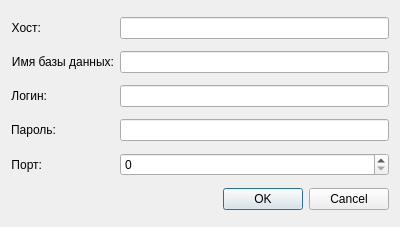
<?xml version="1.0" encoding="UTF-8"?>
<ui version="4.0">
 <class>DbData</class>
 <widget class="QDialog" name="DbData">
  <property name="geometry">
   <rect>
    <x>0</x>
    <y>0</y>
    <width>400</width>
    <height>227</height>
   </rect>
  </property>
  <property name="windowTitle">
   <string>Dialog</string>
  </property>
  <layout class="QGridLayout" name="gridLayout">
   <item row="0" column="0">
    <widget class="QLabel" name="lb_host">
     <property name="sizePolicy">
      <sizepolicy hsizetype="Fixed" vsizetype="Minimum">
       <horstretch>35</horstretch>
       <verstretch>0</verstretch>
      </sizepolicy>
     </property>
     <property name="text">
      <string>Хост:</string>
     </property>
     <property name="alignment">
      <set>Qt::AlignRight|Qt::AlignTrailing|Qt::AlignVCenter</set>
     </property>
    </widget>
   </item>
   <item row="0" column="1">
    <widget class="QLineEdit" name="le_host">
     <property name="sizePolicy">
      <sizepolicy hsizetype="Minimum" vsizetype="Fixed">
       <horstretch>0</horstretch>
       <verstretch>0</verstretch>
      </sizepolicy>
     </property>
     <property name="text">
      <string/>
     </property>
    </widget>
   </item>
   <item row="1" column="0">
    <widget class="QLabel" name="lb_dbName">
     <property name="sizePolicy">
      <sizepolicy hsizetype="Maximum" vsizetype="Preferred">
       <horstretch>0</horstretch>
       <verstretch>0</verstretch>
      </sizepolicy>
     </property>
     <property name="text">
      <string>Имя базы данных:</string>
     </property>
     <property name="alignment">
      <set>Qt::AlignRight|Qt::AlignTrailing|Qt::AlignVCenter</set>
     </property>
    </widget>
   </item>
   <item row="1" column="1">
    <widget class="QLineEdit" name="le_dbName">
     <property name="sizePolicy">
      <sizepolicy hsizetype="Preferred" vsizetype="Fixed">
       <horstretch>0</horstretch>
       <verstretch>0</verstretch>
      </sizepolicy>
     </property>
     <property name="text">
      <string/>
     </property>
    </widget>
   </item>
   <item row="2" column="0">
    <widget class="QLabel" name="lb_login">
     <property name="sizePolicy">
      <sizepolicy hsizetype="Maximum" vsizetype="Preferred">
       <horstretch>0</horstretch>
       <verstretch>0</verstretch>
      </sizepolicy>
     </property>
     <property name="text">
      <string>Логин:</string>
     </property>
     <property name="alignment">
      <set>Qt::AlignRight|Qt::AlignTrailing|Qt::AlignVCenter</set>
     </property>
    </widget>
   </item>
   <item row="2" column="1">
    <widget class="QLineEdit" name="le_login">
     <property name="sizePolicy">
      <sizepolicy hsizetype="Preferred" vsizetype="Fixed">
       <horstretch>0</horstretch>
       <verstretch>0</verstretch>
      </sizepolicy>
     </property>
     <property name="text">
      <string/>
     </property>
    </widget>
   </item>
   <item row="3" column="0">
    <widget class="QLabel" name="lb_pass">
     <property name="sizePolicy">
      <sizepolicy hsizetype="Maximum" vsizetype="Preferred">
       <horstretch>0</horstretch>
       <verstretch>0</verstretch>
      </sizepolicy>
     </property>
     <property name="text">
      <string>Пароль:</string>
     </property>
     <property name="alignment">
      <set>Qt::AlignRight|Qt::AlignTrailing|Qt::AlignVCenter</set>
     </property>
    </widget>
   </item>
   <item row="3" column="1">
    <widget class="QLineEdit" name="le_pass">
     <property name="sizePolicy">
      <sizepolicy hsizetype="Preferred" vsizetype="Fixed">
       <horstretch>0</horstretch>
       <verstretch>0</verstretch>
      </sizepolicy>
     </property>
     <property name="text">
      <string/>
     </property>
    </widget>
   </item>
   <item row="4" column="0">
    <widget class="QLabel" name="lb_port">
     <property name="sizePolicy">
      <sizepolicy hsizetype="Maximum" vsizetype="Preferred">
       <horstretch>0</horstretch>
       <verstretch>0</verstretch>
      </sizepolicy>
     </property>
     <property name="text">
      <string>Порт:</string>
     </property>
     <property name="alignment">
      <set>Qt::AlignRight|Qt::AlignTrailing|Qt::AlignVCenter</set>
     </property>
    </widget>
   </item>
   <item row="4" column="1">
    <widget class="QSpinBox" name="spB_port">
     <property name="sizePolicy">
      <sizepolicy hsizetype="Preferred" vsizetype="Fixed">
       <horstretch>0</horstretch>
       <verstretch>0</verstretch>
      </sizepolicy>
     </property>
     <property name="maximum">
      <number>65535</number>
     </property>
     <property name="value">
      <number>0</number>
     </property>
    </widget>
   </item>
   <item row="5" column="0" colspan="2">
    <widget class="QDialogButtonBox" name="buttonBox">
     <property name="orientation">
      <enum>Qt::Horizontal</enum>
     </property>
     <property name="standardButtons">
      <set>QDialogButtonBox::Cancel|QDialogButtonBox::Ok</set>
     </property>
    </widget>
   </item>
  </layout>
 </widget>
 <resources/>
 <connections>
  <connection>
   <sender>buttonBox</sender>
   <signal>accepted()</signal>
   <receiver>DbData</receiver>
   <slot>accept()</slot>
   <hints>
    <hint type="sourcelabel">
     <x>248</x>
     <y>254</y>
    </hint>
    <hint type="destinationlabel">
     <x>157</x>
     <y>274</y>
    </hint>
   </hints>
  </connection>
  <connection>
   <sender>buttonBox</sender>
   <signal>rejected()</signal>
   <receiver>DbData</receiver>
   <slot>reject()</slot>
   <hints>
    <hint type="sourcelabel">
     <x>316</x>
     <y>260</y>
    </hint>
    <hint type="destinationlabel">
     <x>286</x>
     <y>274</y>
    </hint>
   </hints>
  </connection>
 </connections>
</ui>
